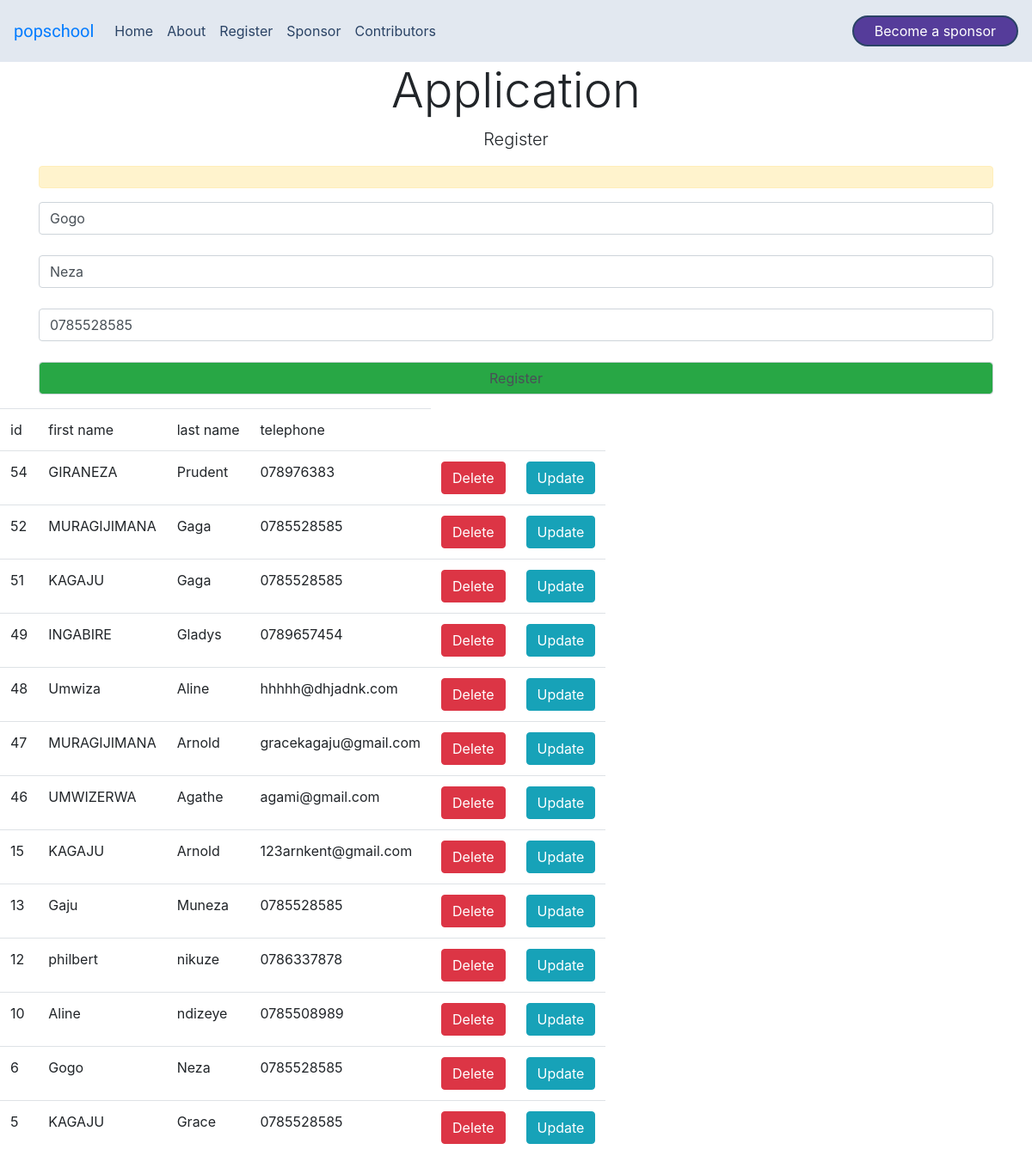
/6/updateInfos/, run on the app's committed database.
### home/models.py (models this page shows, shortened)
class Registration(models.Model):
    firstname = models.CharField(max_length=255)
    lastname = models.CharField(max_length=255)
    telephone = models.CharField(max_length=255)

### home/views.py (the view, shortened to what this page needs)
# urls.py: path('<int:id>/updateInfos/', views.updatereg,name='updateInfos'),
def updatereg(request,id):
    select = Registration.objects.all().order_by('-id')
    update= Registration.objects.get(id=id)
    return render(request,'updateregistration.html',{'data':select,'update':update})

### templates/updateregistration.html (shortened to what this page needs)
{% extends 'base.html' %}
{% load static %}
{%block content %}
<div class="pricing-header  text-center">
    <h1 class="display-4">Application</h1>
    <p class="lead">Register</p>
</div>
<div class="container">
   <div class="form-group ">
       <p class="alert alert-warning">{{message}}</p>
       <form method="POST" action="{% url 'updateInfos' id=update.id %}" >
           <input type="text" name="firstname" Value ="{{update.firstname}}" placeholder="Enter firstname" class="form-control"><br>
           <input type="text" name="lastname" Value ="{{update.lastname}}" placeholder="Enter lastname" class="form-control"><br>
           <input type="text" name="telephone" Value ="{{update.telephone}}" placeholder="Enter telephone number" class="form-control"><br>
           <input type="submit" value="Register" name="register" class="form-control bg-success">
       </form>
   </div>
</div>
<div class="table">
 <table>
  <tr><td>id</td><td>first name</td><td>last name</td><td>telephone</td></tr>
  {% for x in data %}
  <tr><td>{{x.id}}</td><td>{{ x.firstname }}</td><td>{{ x.lastname }}</td><td>{{ x.telephone }}</td>
  <td><a href="{% url 'deleteInfos' id=x.id %}"> <span class= "btn btn-danger">Delete</span></a></td>
  <td><a href="{% url 'updateInfos' id=x.id %}"><span class= "btn btn-info">Update</span></td>
</tr>
  {% endfor %}
 </table>
</div>
{% endblock %}

### templates/base.html (shortened to what this page needs)
{% load static %}
<!DOCTYPE html>
<html>
    <head>
        <link href="https://unpkg.com/tailwindcss@^1.0/dist/tailwind.min.css" rel="stylesheet">
        <link rel="stylesheet" href="{% static 'css/bootstrap.min.css' %}">
        <link href="https://unpkg.com/aos@2.3.1/dist/aos.css" rel="stylesheet">
    </head>
    <body>
        <nav class="navbar navbar-expand-md  fixed-top bg-gray-300 p-3">
            <a class="navbar-brand" href="#" style="font-family: 'Aclonica', sans-serif;
            font-family: 'Alata', sans-serif;
            font-family: 'Comfortaa', cursive;">popschool</a>
            <div class="collapse navbar-collapse" id="navbarCollapse ">
              <ul class="navbar-nav mr-auto">
                <li class="nav-item">
                  <a class="nav-link px-2 text-blue-900 hover:text-blue-300 " href="{% url 'home' %}" >Home</a>
                </li>
                <li class="nav-item">
                  <a class="nav-link px-2 text-blue-900 hover:text-blue-300" href="{% url 'about' %}">About</a>
                </li>
                <li class="nav-item">
                  <a class="nav-link px-2 text-blue-900  hover:text-blue-300 " href="{% url 'register' %}" >Register</a>
                </li>
                <li class="nav-item">
                  <a class="nav-link px-2 text-blue-900  hover:text-blue-300 " href="#" >Sponsor</a>
                </li>
                <li class="nav-item">
                    <a class="nav-link px-2 text-blue-900  hover:text-blue-300" href="#" >Contributors</a>
                  </li>
              </ul>
                <button class="bg-purple-800 text-white hover:bg-blue-800 hover:text-blue-300 py-1 px-4 border-solid border-2 border-blue-900" style="border-radius:20px">Become a sponsor</button>
            </div>
          </nav>
          {% block content %}
          {% endblock %}
    </body>
</html>

### templates/base.html (style rules this page uses)
body { min-height: 75rem; padding-top: 4.5rem; }

### data on the page
Registration: firstname "Gogo", lastname "Neza", telephone "0785528585", id "6"
Registration: id "54", firstname "GIRANEZA", lastname "Prudent", telephone "078976383"
Registration: id "52", firstname "MURAGIJIMANA", lastname "Gaga", telephone "0785528585"
Registration: id "51", firstname "KAGAJU", lastname "Gaga", telephone "0785528585"
Registration: id "49", firstname "INGABIRE", lastname "Gladys", telephone "0789657454"
Registration: id "48", firstname "Umwiza", lastname "Aline", telephone "hhhhh@dhjadnk.com"
Registration: id "47", firstname "MURAGIJIMANA", lastname "Arnold", telephone "gracekagaju@gmail.com"
Registration: id "46", firstname "UMWIZERWA", lastname "Agathe", telephone "agami@gmail.com"
Registration: id "15", firstname "KAGAJU", lastname "Arnold", telephone "123arnkent@gmail.com"
Registration: id "13", firstname "Gaju", lastname "Muneza", telephone "0785528585"
Registration: id "12", firstname "philbert", lastname "nikuze", telephone "0786337878"
Registration: id "10", firstname "Aline", lastname "ndizeye", telephone "0785508989"
Registration: id "5", firstname "KAGAJU", lastname "Grace", telephone "0785528585"
